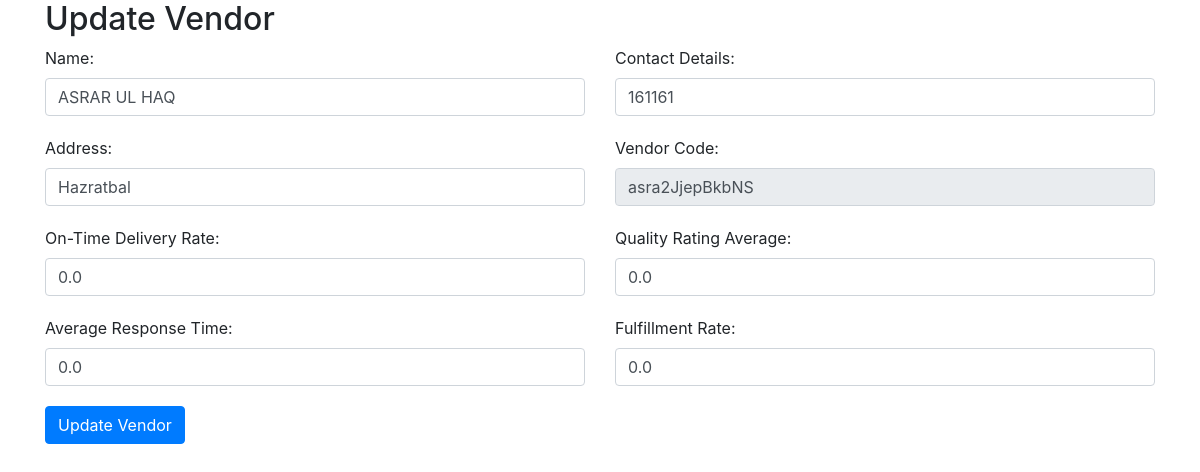
The page /update_vendor/4 on the database its author committed.
### vendor/models.py (models this page shows, shortened)
class Vendor(models.Model):
    id=models.AutoField(primary_key=True)
    name = models.CharField(max_length=255)
    contact_details = models.TextField()
    address = models.TextField()
    vendor_code = models.CharField(max_length=50, unique=True)
    on_time_delivery_rate = models.FloatField(default=0.0)
    quality_rating_avg = models.FloatField(default=0.0)
    average_response_time = models.FloatField(default=0.0)
    fulfillment_rate = models.FloatField(default=0.0)

### vendor/views.py (the view, shortened to what this page needs)
# urls.py: path("update_vendor/<int:vendor_id>", views.update_vendor, name="update_vendor"),
def update_vendor(request,vendor_id):
    vendor= Vendor.objects.get(id=vendor_id)
    context = {
       'segment': 'index',
       'vendor': vendor,
       'vendor_id': vendor.id,
       'name': vendor.name,
       'contact_details': vendor.contact_details,
       'address': vendor.address,
       'code':vendor.vendor_code,
       'delivery':vendor.on_time_delivery_rate,
       'rating':vendor.quality_rating_avg,
       'fulfillment_rate':vendor.fulfillment_rate,
       'average_response_time':vendor.average_response_time,
    }
    return render(request, 'profile_management/update_vendor.html', context)

### vendor/templates/profile_management/update_vendor.html (shortened to what this page needs)
 <!DOCTYPE html>
<html lang="en">
<head>
  <link rel="stylesheet" href="https://stackpath.bootstrapcdn.com/bootstrap/4.5.2/css/bootstrap.min.css">
</head>
<body>
  <div class="container">
    <h2>Update Vendor</h2>
    <form method="post" enctype="multipart/form-data" class="needs-validation" novalidate>
      <div class="row">
        <div class="col-md-6">
          <div class="form-group">
            <label for="id_name">Name:</label>
            <input type="text" class="form-control" id="id_name" value="{{ name }}" name="name" required>
          </div>
          <div class="form-group">
            <label for="id_address">Address:</label>
            <input type="text" class="form-control" value="{{ address }}" id="id_address" name="address" required>
          </div>
          <div class="form-group">
            <label for="id_on_time_delivery_rate">On-Time Delivery Rate:</label>
            <input type="number" class="form-control" id="id_on_time_delivery_rate" value="{{delivery}}" name="on_time_delivery_rate" required>
          </div>
          <div class="form-group">
            <label for="id_average_response_time">Average Response Time:</label>
            <input type="number" class="form-control" id="id_average_response_time" value="{{average_response_time}}" name="average_response_time" required>
          </div>
        </div>
        <div class="col-md-6">
          <div class="form-group">
            <label for="id_contact_details">Contact Details:</label>
            <input type="text" class="form-control" id="id_contact_details" value="{{contact_details}}" name="contact_details" required>
          </div>
          <div class="form-group">
            <label for="id_vendor_code">Vendor Code:</label>
            <input type="text" class="form-control" value="{{code}}" id="id_vendor_code" name="vendor_code" disabled="true">
          </div>
          <div class="form-group">
            <label for="id_quality_rating_avg">Quality Rating Average:</label>
            <input type="number" class="form-control" value="{{rating}}" id="id_quality_rating_avg" name="quality_rating_avg" required>
          </div>
          <div class="form-group">
            <label for="id_fulfillment_rate">Fulfillment Rate:</label>
            <input type="number" class="form-control" value="{{fulfillment_rate}}" id="id_fulfillment_rate" name="fulfillment_rate" required>
          </div>
        </div>
      </div>
      <button type="submit" class="btn btn-primary">Update Vendor</button>
    </form>
  </div>
</body>
</html>

### vendor/templates/profile_management/update_vendor.html (style rules this page uses)
.form-group { margin-bottom: 20px; }

### rows shown on the page
Vendor: name "ASRAR UL HAQ", address "Hazratbal", on_time_delivery_rate "0.0", average_response_time "0.0", contact_details "161161", vendor_code "asra2JjepBkbNS", quality_rating_avg "0.0", fulfillment_rate "0.0"
